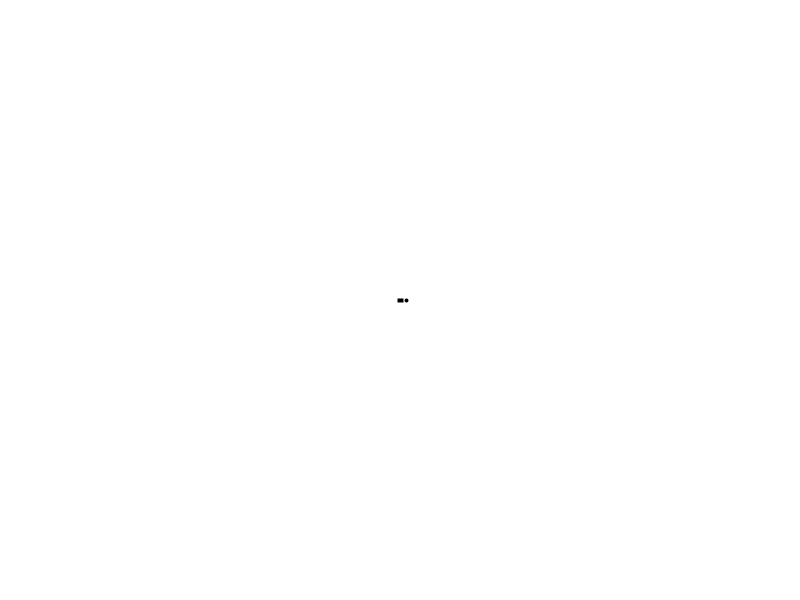
Frame 1 (no input)
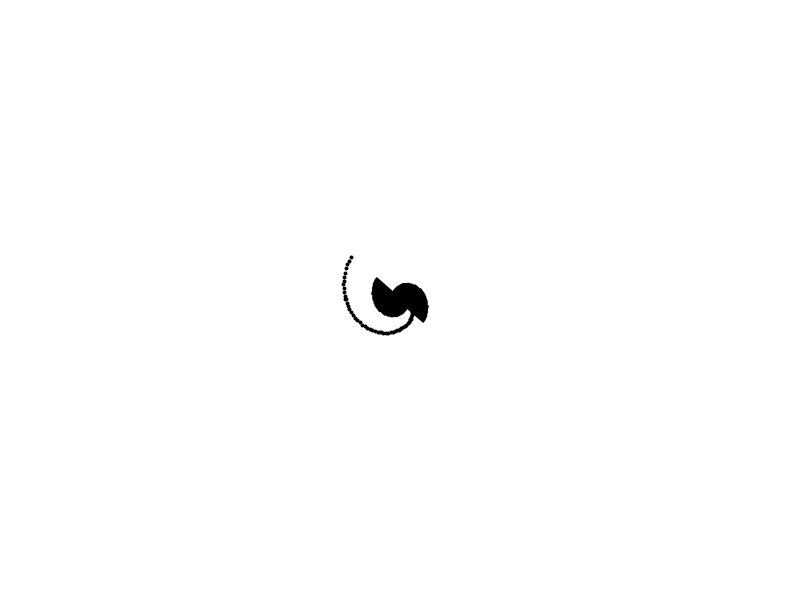
Frame 60 (the mouse pressed at the canvas centre just before this capture)
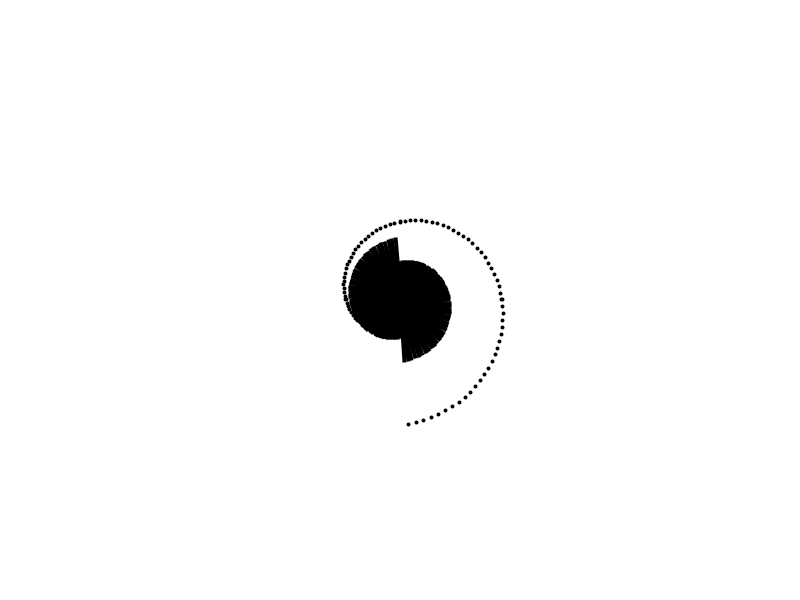
Frame 120 (the mouse held since frame 60 and released just before this capture)

The Processing sketch that drew these frames (run headless with seeded random() and noise(); from frame 60 on, the mouse is pressed at the canvas centre):

// Processing sketch: processing_182904
// ── processing_182904.pde

float i;
float angle;
float zoom;
void setup(){
  size(800,600);
  background(255,255,255);
 
  i = 5;
  angle = 0;
 
  }
 
 
void draw(){
 translate(width/2,height/2);
 rotate(angle);
 i += 1;
 angle += PI/48;
   strokeWeight(4);

 point(i,0);
 ellipse(0,0,i,0);
   
}
